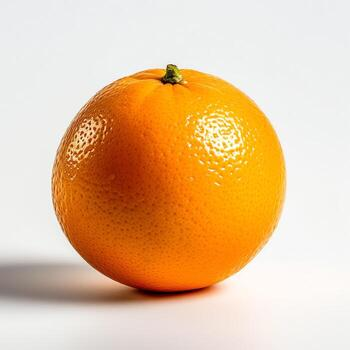
#> input picture procesamiento_imagenes/naranja.jpg, 350 x 350 px
$ python main.py
#> lines starting #> are read from the running program, lines starting #| are printed output that depends on the picture; after the words box and inside, x2 and y2 are one past the last pixel; in counts of white or black regions, pixels touching at a corner belong together
# Pillow, OpenCV
# import
from PIL import Image, ImageFilter, ImageEnhance, ImageOps
import cv2

image = Image.open('naranja.jpg')
#> image is the input picture: PIL image 350x350 RGB; mean R, G, B 229.3, 194.3, 157


# desenfoque
image.filter(ImageFilter.BLUR).save('naranja_blur.jpg')

image.filter(ImageFilter.SMOOTH).save('naranja_smooth.jpg')

ImageEnhance.Brightness(image).enhance(0.8).save('naranja_brightness.jpg')
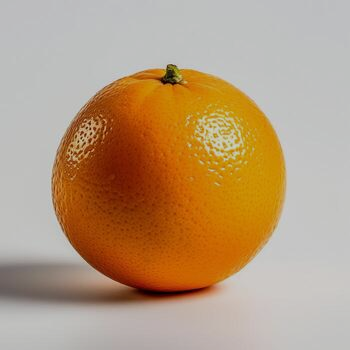
#> saved as naranja_brightness.jpg: PIL image 350x350 RGB; mean R, G, B 183.1, 155, 125.2
ImageEnhance.Color(image).enhance(0.5).save('naranja_color.jpg')
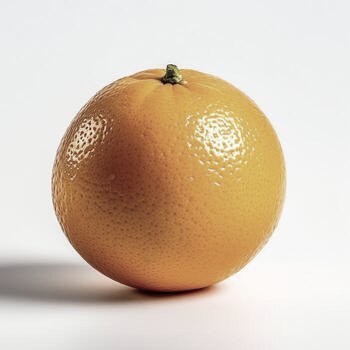
#> saved as naranja_color.jpg: PIL image 350x350 RGB; mean R, G, B 214.6, 197.1, 178.6
ImageEnhance.Contrast(image).enhance(1.5).save('naranja_contrast.jpg')
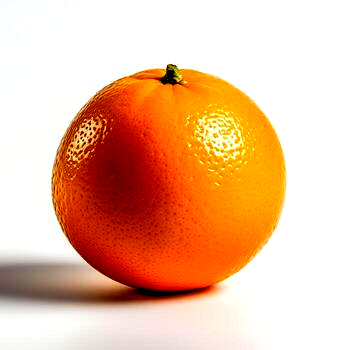
#> saved as naranja_contrast.jpg: PIL image 350x350 RGB; mean R, G, B 236.7, 189.4, 159.5

ImageEnhance.Color(image).enhance(0).save('naranja_byn.jpg')
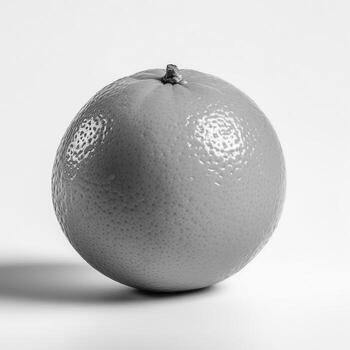
#> saved as naranja_byn.jpg: PIL image 350x350 RGB; min 4, max 254, mean 200.5


# Convertir la imagen a escala de grises
gray_image = image.convert('L')
gray_image.save('gris.jpg')

# Aumentar el contraste para resaltar los bordes
enhanced_image = ImageOps.autocontrast(gray_image)

# Aplicar un filtro de detección de bordes
edges = enhanced_image.filter(ImageFilter.CONTOUR)

# Guardar la imagen con bordes detectados
edges.save('naranja_edges_detected.jpg')


image = cv2.imread('naranja_blur.jpg')
#> image: shape (350, 350, 3)

prueba = cv2.Canny(image, 110, 200)
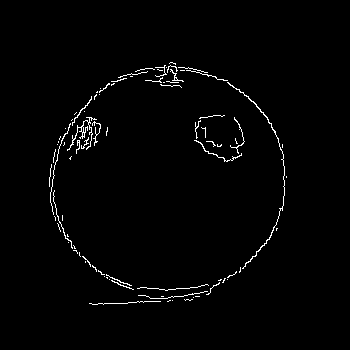
#> prueba: shape (350, 350); 1.5% white in thin lines or dots, all inside (x1, y1, x2, y2) = (49, 62, 287, 305)
cv2.imwrite('naranja_edges_detected2.jpg', prueba)


import cv2

# Leer la imagen
image = cv2.imread('naranja.jpg')

# Convertir la imagen a escala de grises
gray_image = cv2.cvtColor(image, cv2.COLOR_BGR2GRAY)
#> gray_image: shape (350, 350)

# Aplicar un filtro de desenfoque para reducir el ruido
blurred_image = cv2.GaussianBlur(gray_image, (5, 5), 0)

# Aplicar el detector de bordes Canny
edges = cv2.Canny(blurred_image, 50, 150)
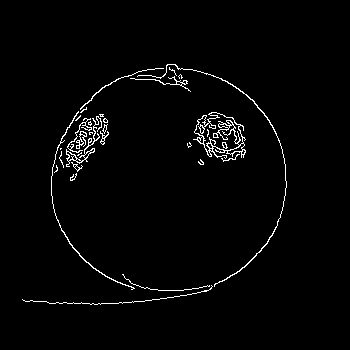
#> edges: shape (350, 350); 2.1% white in thin lines or dots, all inside (x1, y1, x2, y2) = (22, 64, 287, 305)

# Encontrar los contornos
contours, _ = cv2.findContours(edges, cv2.RETR_EXTERNAL, cv2.CHAIN_APPROX_SIMPLE)
#> contours = 29 contours, 19 with area under 20; largest, box (x1, y1, x2, y2) and area: (193, 112, 246, 159) 1430, (66, 116, 102, 167) 160, (137, 64, 287, 287) 104, (51, 111, 135, 290) 72, (76, 131, 87, 149) 58

# Dibujar los contornos en la imagen original
contour_image = image.copy()
cv2.drawContours(contour_image, contours, -1, (0, 255, 0), 2)
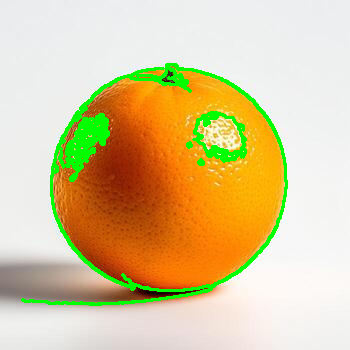
#> contour_image: shape (350, 350, 3); mean B, G, R 151.8, 199.8, 217.8

# Guardar la imagen con los contornos dibujados
cv2.imwrite('naranja_contours_fixed.jpg', contour_image)

print("La imagen con los contornos detectados se ha guardado como 'naranja_contours_fixed.jpg'")
